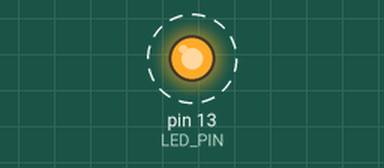
The sketch below on a simulated Arduino Uno, built with avr-gcc and run on an emulated ATmega328P. Parts: output pins drawn as LEDs (lit = HIGH). Dashed ring = blinking.

Above: at 0.5 s.
Timing chart, 0 to 4.6 s (numbered marks = the images above):
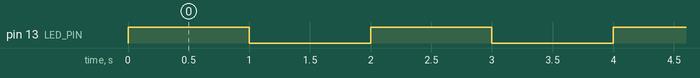

Measured:
- by itself, pin 13 (LED_PIN): alternates HIGH for 1.0 s and LOW for 1.0 s

The sketch:

Blink.ino
```cpp
/*
  Blink

  source - https://github.com/rgroszewski/arduino-tutorials/blob/master/Lesson02%20-%20Blink/Blink.ino
 */

#define LED_PIN  13
#define ON_TIME  1000
#define OFF_TIME 1000

void setup() {
  pinMode(LED_PIN, OUTPUT);
}

void loop() {
  digitalWrite(LED_PIN, HIGH);   // turn on
  delay(ON_TIME);
  digitalWrite(LED_PIN, LOW);    // turn off
  delay(OFF_TIME);
}
```
